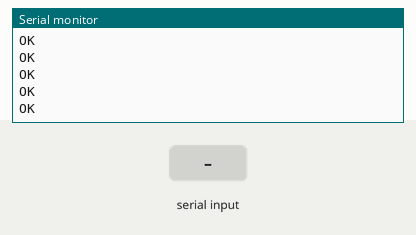
Recording of a sketch running on a simulated Arduino Uno, built with avr-gcc and run on an emulated ATmega328P. Shown: the last lines printed to the serial monitor. The inputs (shaded band) are chosen by the test bench. The modem accepts every AT command (registered, SIM ready, sends succeed) and sends nothing else.

Above: at 2.9 s.
3.0 s: "1" received over the second serial link
At 4.2 s:
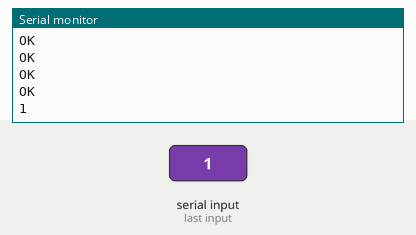
4.5 s: "0" received over the second serial link
At 5.4 s:
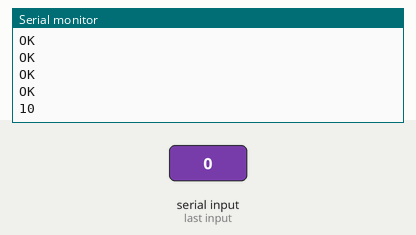

The sketch:

bluetooth_slave.ino
```cpp
#include <SoftwareSerial.h>

#define BT_NAME   "BT_Slave"

SoftwareSerial mySerial(11, 10); // RX, TX

void setup()
{
  Serial.begin(38400);

  mySerial.begin(38400);
  Serial.println("Arduino receiver");

  mySerial.print("AT\r\n");
  delay(200);
  mySerial.print("AT+RMAAD\r\n");
  delay(200);
  mySerial.print("AT+ADDR?\r\n");
  delay(200);

  mySerial.print("AT+NAME="+String(BT_NAME)+"\r\n");
  delay(200);
  mySerial.print("AT+PSWD=\"1234\"\r\n");
  delay(200);
  mySerial.print("AT+ROLE?\r\n");
  delay(200);
  mySerial.print("AT+UART=38400,0,0\r\n");
  delay(500);
}

void loop()
{
  if (mySerial.available())
    Serial.write(mySerial.read());
  if (Serial.available())
    mySerial.write(Serial.read());


}
```

Measured:
- after the input at 3.0 s, the serial monitor: prints a new line at once (image 1)
- after the input at 4.5 s, the serial monitor: prints a new line at once (image 2)
